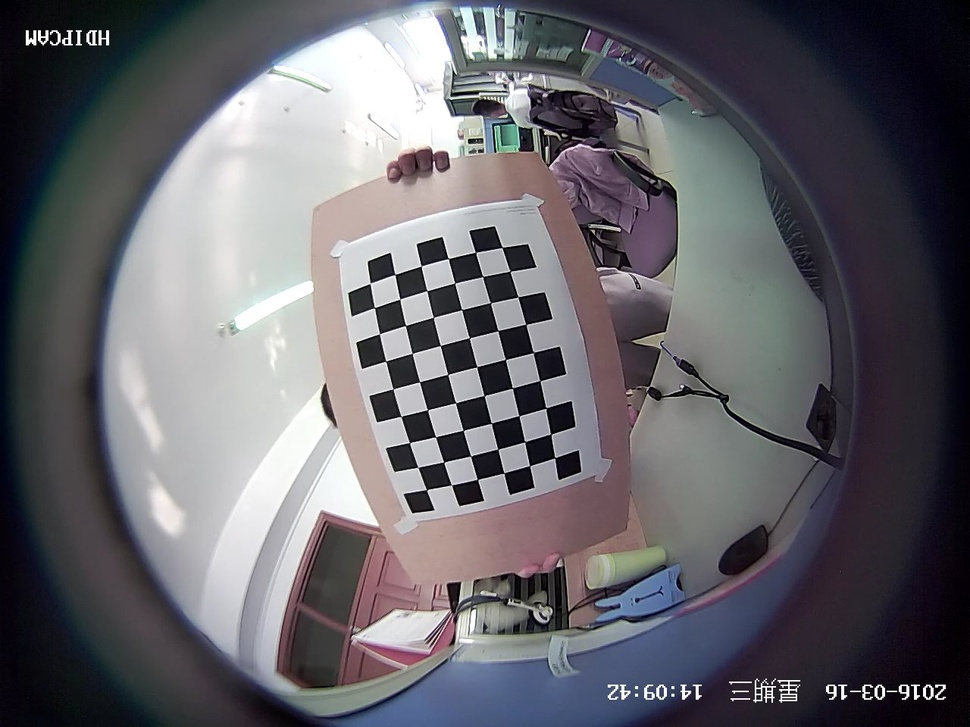
//> input picture 13_calib/img1.jpg, 970 x 727 px, shrunk from 1280 x 960 before the run
$ ./main ../13_calib/img1.jpg   (built with g++ and OpenCV 4)
//> lines starting //> are read from the running program, lines starting //| are printed output that depends on the picture
/*
 * 文件名称：main.c
 * 创建时间：2017-11-19
 * 文件介绍：用来示例opencv的边沿检测的使用
 */

#include <opencv2/core/core.hpp>
#include <opencv2/imgproc/imgproc.hpp>
#include <opencv2/highgui/highgui.hpp>
#include <opencv2/imgproc/imgproc.hpp>
#include <iostream>

using namespace cv;
using namespace std;


int main (int argc, char **argv)
{
    Mat dstImage, grayImage, srcImage, edge;

    //读取一张图片
    srcImage = imread(argv[1], CV_LOAD_IMAGE_COLOR );
//> srcImage is the input picture: 727 rows x 970 cols, CV_8UC3; mean B, G, R 105.5, 99.6, 100.9
    if (argc != 2 || !srcImage.data)
    {
        cout << "No image data\n";
        return -1;
    }

	//【1】创建与src同类型和大小的矩阵(dst)
	dstImage.create( srcImage.size(), srcImage.type() );

	//【2】将原图像转换为灰度图像
	//此句代码的OpenCV2版为：
	//cvtColor( srcImage, grayImage, CV_BGR2GRAY );
	//此句代码的OpenCV3版为：
	cvtColor( srcImage, grayImage, COLOR_BGR2GRAY );
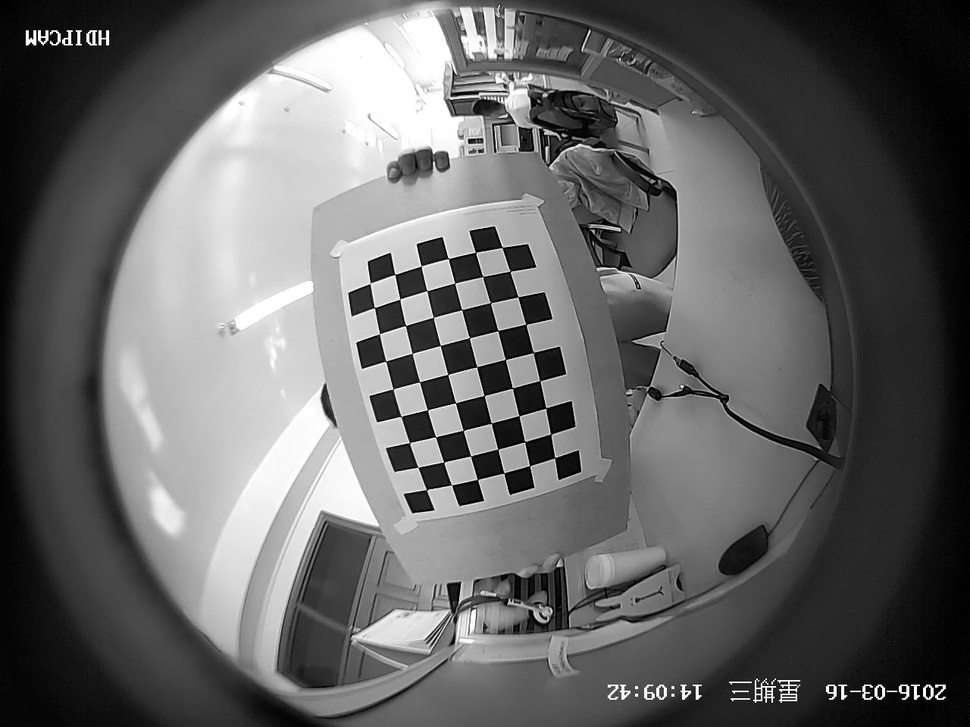
//> grayImage: 727 rows x 970 cols, CV_8UC1; min 0, max 255, mean 100.6

	//【3】先用使用 3x3内核来降噪
	blur( grayImage, edge, Size(3,3) );

	//【4】运行Canny算子
	Canny( edge, edge, 3, 9,3 );
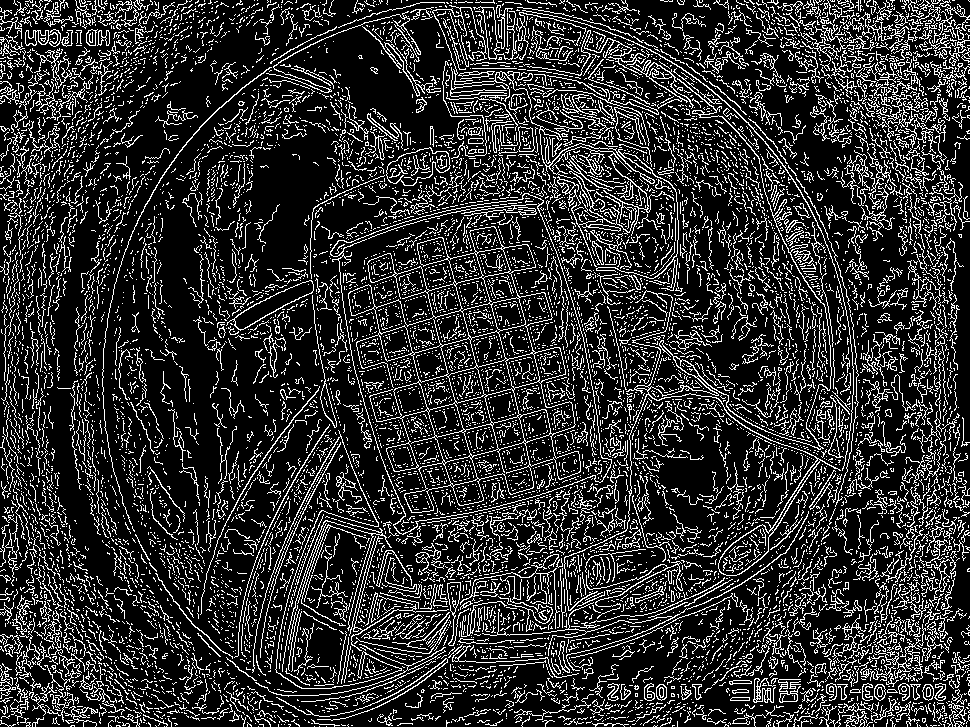
//> edge: 727 rows x 970 cols, CV_8UC1; 18.6% white in thin lines or dots

	//【5】显示效果图
	imshow("【效果图】Canny边缘检测", edge);

	waitKey(0);
    return 0;
}

$ run again, on 13_calib/img11.jpg
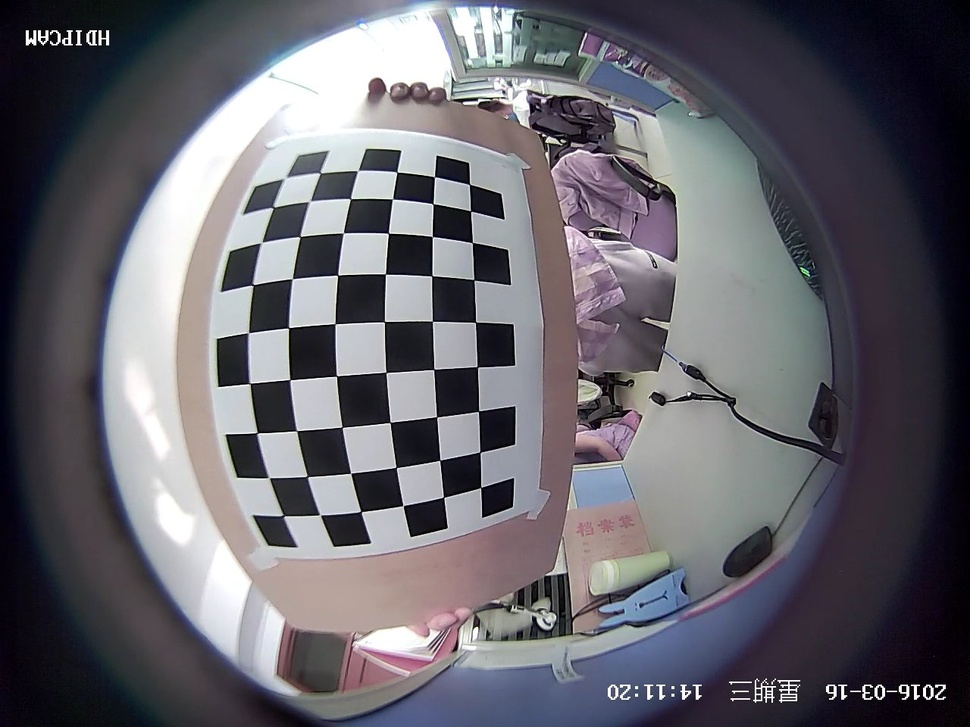
//> input picture 13_calib/img11.jpg, 970 x 727 px, shrunk from 1280 x 960 before the run
//> srcImage is the input picture: 727 rows x 970 cols, CV_8UC3; mean B, G, R 107.3, 100, 101.6
//> `cvtColor( srcImage, grayImage, COLOR_BGR2GRAY );`:
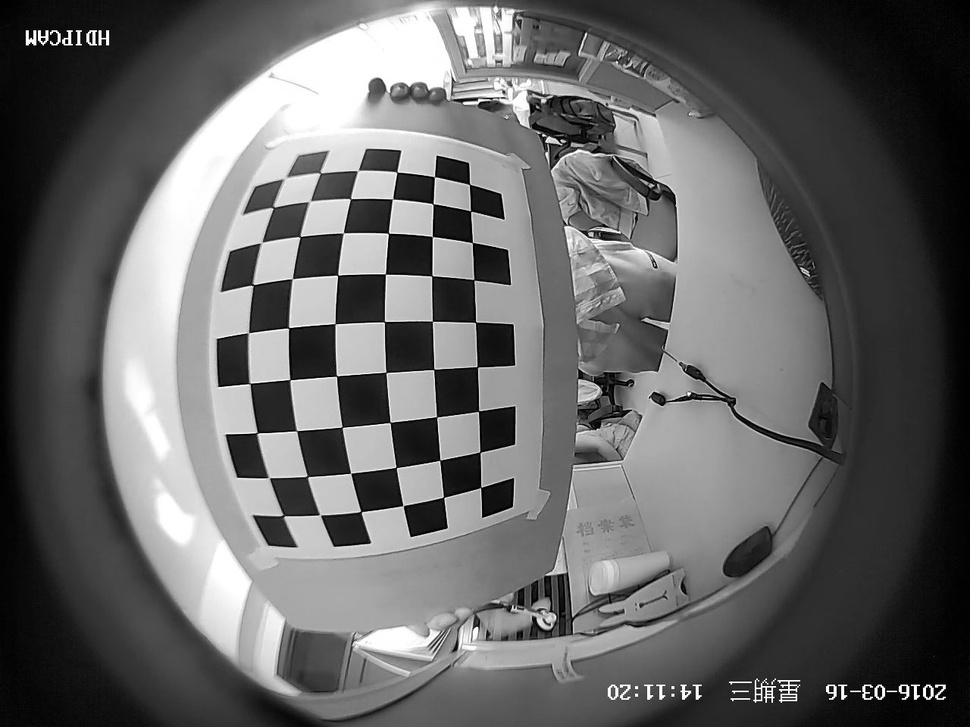
//> grayImage: 727 rows x 970 cols, CV_8UC1; min 0, max 255, mean 101.3
//> `Canny( edge, edge, 3, 9,3 );`:
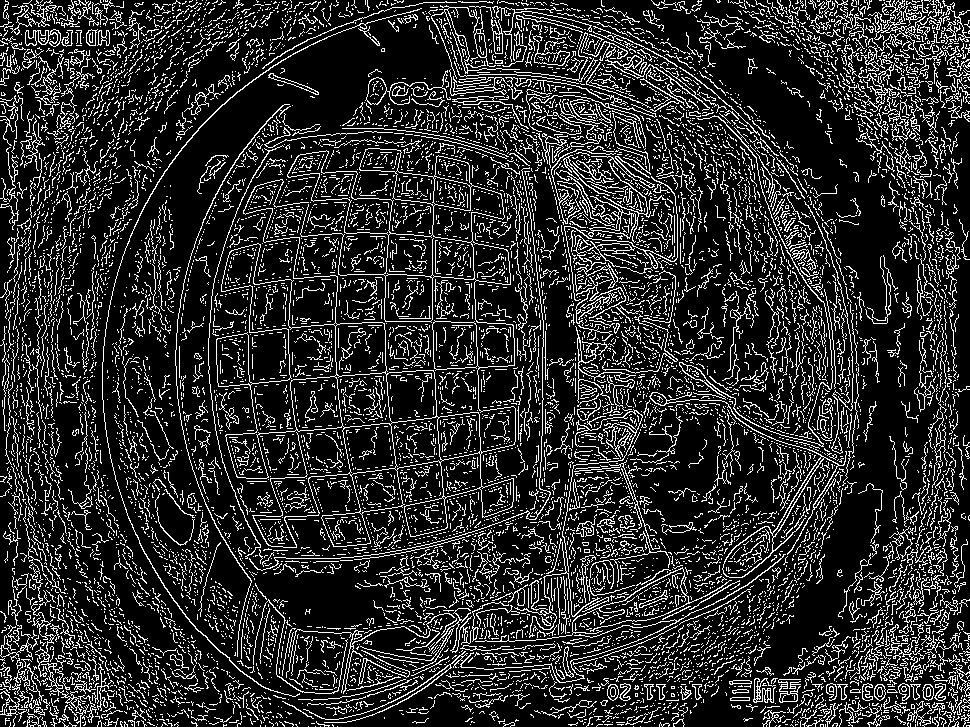
//> edge: 727 rows x 970 cols, CV_8UC1; 17.2% white in thin lines or dots
